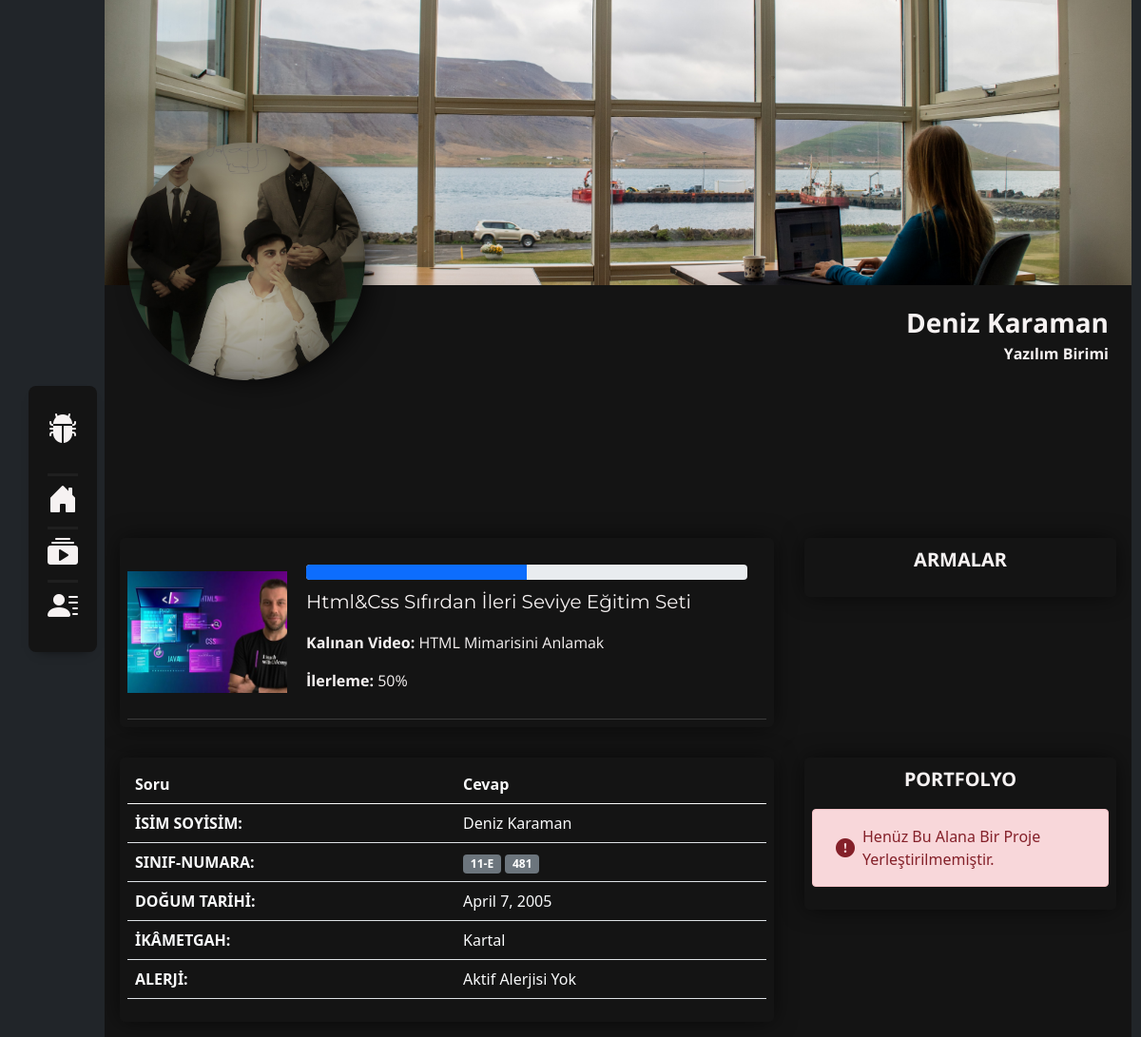
Page /hesap/profil/ (signed in) on the committed database.
### accounts/models.py (models this page shows, shortened)
class UserProfile(models.Model):
    name_surname = models.CharField(max_length=120, verbose_name="İsim ve Soyisim", default="AD SOYAD")
    unitname = models.CharField(max_length=60, verbose_name="Bulunulan Birim", default="BİRİM İSMİ")
    pfp = models.ImageField(upload_to="userpfp/", default="userpfp/frzallogo.png")
    classname = models.CharField(max_length=50, verbose_name="Okul Sınıfı")
    schoolno = models.IntegerField(verbose_name="Okul Numarası")
    birthday = models.DateField(verbose_name="Doğum Tarihi")
    place = models.CharField(max_length=120, verbose_name="Yaşadığı Anlık Yer")
    allergy = models.CharField(max_length=120, verbose_name="Alerji Durumu")
    user = models.OneToOneField(User, on_delete=models.CASCADE, primary_key=True, related_name="accprofile")
    arma = models.ManyToManyField(Arma, blank=True)
    lecturelist = models.ManyToManyField(CourseList, blank=True)
    complatedvideo = models.ManyToManyField(CourseVideo, blank=True)

### courses/models.py (models this page shows, shortened)
class CourseList(models.Model):
    title = models.CharField(max_length=120, verbose_name="Kurs Listesi İsmi", default="Yeni Kurs Listesi")
    desc = models.TextField(verbose_name="Eğitim Seti Açıklaması", default="Açıklama Eklenmemiştir!")
    banner = models.ImageField(verbose_name="Kurs Kapağını Yükleyiniz", upload_to="courselists/", default="courselists/wp1.jpg")
    slug = models.SlugField(max_length=200, unique=True, null=True)

class CourseVideo(models.Model):
    name = models.CharField(max_length=180, verbose_name="Video İsmi", default="Adlandırılmamış Video")
    slug = models.SlugField(max_length=200, unique=True, null=True)
    desc = models.TextField(verbose_name="Ders Açıklaması", default="Bu Ders İçin Açıklamaya Gerek Yoktur!")
    attach = models.URLField(verbose_name="İlgili Dosya Linki", default="", blank=True, null=True)
    driveid = models.CharField(max_length= 200, verbose_name="Video Drive Id", default="0000x")
    videoindex = models.IntegerField(verbose_name="Oynatma Listesi Index Sırası", default=999)
    courselist = models.ForeignKey(CourseList, on_delete=models.CASCADE, default="", related_name="video_plist")

### accounts/views.py (the view)
# urls.py: path("profil/", views.hesap_profil, name="profile"),
def hesap_profil(request):
    current_user = request.user
    return render(request, 'profil.html')

### accounts/templatetags/profileproc.py (called while the page is built)
@register.filter(name='nextvideo')
def nextVideo(plist_slug, userprofile):
    userwatched = userprofile.complatedvideo.all().values_list('id', flat=True)
    allvideos = CourseVideo.objects.filter(courselist__slug=plist_slug).values_list('id', flat=True)
    lastlist =  list(set(userwatched).intersection(allvideos))
    nextvideo_id = int(lastlist[-1])+1
    getnextvideo = CourseVideo.objects.get(pk=nextvideo_id)
    return getnextvideo.name

@register.filter(name='percent')
def percent(plist_slug, userprofile):
    userwatched = userprofile.complatedvideo.all().values_list('id', flat=True)
    allvideos_query = CourseVideo.objects.filter(courselist__slug=plist_slug).values_list('id', flat=True)
    lastlist =  list(set(userwatched).intersection(allvideos_query))
    allvideos = []
    for x in allvideos_query:
        allvideos.append(x)
    return str(int((len(lastlist)/len(allvideos))*100))

### templates/profil.html (shortened to what this page needs)
{% extends 'partials/_base.html' %}
{% load static %}
{% load profileproc %}
{% block content %}
    <section class="fpage d-flex justify-content-center justify-content-lg-end">
        <div class="content-frame">
            <div class="container-fluid p-0 bgc-4 clr-2 h-100 overflow-auto">
                <div class="profile-banner bannerbg" style="background: url({% static 'img/wp1.jpg' %});"></div>
                <div class="profile-name-pfp d-flex justify-content-lg-between flex-column flex-lg-row align-items-center align-items-lg-end">
                    <div class="pfp-circle mx-4"
                        style="background-image: url({{ user.accprofile.pfp.url }}); width: 250px !important; height: 250px;"></div>
                    <div class="accountcard-name py-3 px-4" style="height: fit-content !important;">
                        <span class="font-open fw-bolder text-center fs-3">{{ user.accprofile.name_surname }}</span>
                        <span class="font-open fw-bold fs-6 text-center text-lg-end">{{ user.accprofile.unitname }}</span>
                    </div>
                </div>
                <div class="container">
                    <div class="row">
                        <div class="col-12 col-lg-8 p-3">
                            <div class="main-cell">
                                {% for tknlec in user.accprofile.lecturelist.all %}
                                        <div class="profile-lesson-item flex-column flex-lg-row">
                                            <div class="profile-lesson-image bannerbg mb-4 mb-lg-0"
                                                style="background: url({{tknlec.banner.url}});"></div>
                                            <div class="profile-lesson-content">
                                                <div class="progress">
                                                    <div class="progress-value" style="--wvalue: {{tknlec.slug|percent:user.accprofile}}%;"></div>
                                                </div>
                                                <span class="font-mont fs-5 py-2">{{tknlec.title}}</span>
                                                <span class="font-open fs-6 py-2">
                                                    <b>Kalınan Video: </b>
                                                    {{tknlec.slug|nextvideo:user.accprofile}} </span>
                                                <span class="font-open fs-6 py-2">
                                                    <b> İlerleme: </b>
                                                     {{tknlec.slug|percent:user.accprofile}}% </span>
                                            </div>
                                        </div>
                                {% endfor %}
                            </div>
                        </div>
                        <div class="col-12 col-lg-4 p-3">
                            <div class="main-cell">
                                <div class="d-flex flex-column">
                                    <span class="font-noto text-center pb-3 fs-5 fw-bolder">ARMALAR</span>
                                </div>
                            </div>
                        </div>
                        <div class="col-12 col-lg-8 p-3">
                            <div class="main-cell">
                                <table class="table text-light">
                                    <thead>
                                        <tr>
                                            <th scope="col">Soru</th>
                                            <th scope="col">Cevap</th>
                                        </tr>
                                    </thead>
                                    <tbody>
                                        <tr>
                                            <th scope="row">İSİM SOYİSİM:</th>
                                            <td>{{ user.accprofile.name_surname }}</td>
                                        </tr>
                                        <tr>
                                            <th scope="row">SINIF-NUMARA:</th>
                                            <td> <b class="badge bg-secondary"> {{ user.accprofile.classname }} </b> <b class="badge bg-secondary"> {{ user.accprofile.schoolno }} </b></td>
                                        </tr>
                                        <tr>
                                            <th scope="row">DOĞUM TARİHİ:</th>
                                            <td>{{ user.accprofile.birthday }}</td>
                                        </tr>
                                        <tr>
                                            <th scope="row">İKÂMETGAH:</th>
                                            <td>{{ user.accprofile.place }}</td>
                                        </tr>
                                        <tr>
                                            <th scope="row">ALERJİ:</th>
                                            <td>{{ user.accprofile.allergy }}</td>
                                        </tr>
                                    </tbody>
                                </table>
                            </div>
                        </div>
                        <div class="col-12 col-lg-4 p-3">
                            <div class="main-cell">
                                <div class="d-flex flex-column">
                                    <span class="font-noto text-center pb-3 fs-5 fw-bolder">PORTFOLYO</span>
                                    <div class="alert alert-danger d-flex align-items-center" role="alert">
                                        <i class="bi bi-exclamation-circle-fill fs-5 px-2"></i>
                                        <div>
                                            Henüz Bu Alana Bir Proje Yerleştirilmemiştir.
                                        </div>
                                    </div>
                                </div>
                            </div>
                        </div>
                    </div>
                </div>
            </div>
        </div>
    </section>
{% endblock %}

### templates/partials/_base.html
{% load static %}
{% include 'partials/_head.html' %}
{% block content %}
{% endblock %}
{% include 'partials/_footer.html' %}

### templates/partials/_head.html (shortened to what this page needs)
{% load static %}
<!DOCTYPE html>
<html lang="en">
<head>
    <link rel="stylesheet" href="{% static 'css/style.css' %}">
    <link rel="stylesheet" href="{% static 'css/bootstrap.min.css' %}">
    <link rel="stylesheet" href="https://cdn.jsdelivr.net/npm/bootstrap-icons@1.7.2/font/bootstrap-icons.css">
    <link rel="stylesheet" href="https://cdn.plyr.io/3.6.12/plyr.css">
</head>
<body class="bg-dark">
    <aside class="sidebar d-none d-lg-block">
        <div class="mb-4"> <i class="bi bi-bug-fill"></i> </div>
        <div class="sidebar-item"> <a href="{% url 'index' %}"><i class="bi bi-house-door-fill"></i> </a> </div>
        <div class="sidebar-item"> <a href="{% url 'dersler' %}"><i class="bi bi-collection-play-fill"></i> </a> </div>
        <div class="sidebar-item"> <a href="{% url 'kullanicilar' %}"><i class="bi bi-person-lines-fill"></i> </a> </div>
    </aside>

### templates/partials/_footer.html (shortened to what this page needs)
{% load static %}
</body>
</html>

### static/css/style.css (style rules this page uses)
:root { --font-ubuntu: "Ubuntu", sans-serif; --font-open: "Open Sans", sans-serif; --font-noto: "Noto Sans", sans-serif; --font-mont: "Montserrat", sans-serif; --c1: #d9d9d9; --c2: #f6f2f2; --c3: #1F1F1F; --c4: #141414; --c5: #0d6dfd; }
.font-open { font-family: var(--font-open); }
.font-noto { font-family: var(--font-noto); }
.font-mont { font-family: var(--font-mont); }
.bgc-4 { background-color: var(--c4); }
.clr-2 { color: var(--c2); }
.fpage { width: 100vw; height: 100vh; }
.bannerbg { background-position: center center !important; background-repeat: no-repeat !important; background-size: cover !important; }
.progress { background: rgba(255,255,255,0.1); justify-content: flex-start; border-radius: 2%; align-items: center; position: relative; display: flex; height: 40px; width: 100%; }
.progress-value { animation: load 3s normal forwards; box-shadow: 0 10px 40px -10px #fff; border-radius: 2%; background: var(--c5); height: 30px; width: var(--wvalue); }
.sidebar { width: fit-content; height: fit-content; border-radius: 8px; margin: 0 30px; padding: 20px; top: 50%; transform: translateY(-50%); position: fixed; background-color: var(--c4); font-size: 24pt; color: var(--c2) !important; -webkit-box-shadow: 0px 6px 12px -10px #000000; box-shadow: 0px 6px 12px -10px #000000; }
.sidebar-item { padding-bottom: 5px; border-top: solid 3px var(--c3); }
.sidebar-item > a { color: var(--c2) !important; }
.content-frame { width: 90%; min-height: 100%; margin-right: 10px; overflow: auto; }
.main-cell { width: 100%; border-radius: 5px; background-color: var(--c4); color: var(--c2); -webkit-box-shadow: 0px 0px 25px -2px rgba(0,0,0,0.66); -moz-box-shadow: 0px 0px 25px -2px rgba(0,0,0,0.66); box-shadow: 0px 0px 25px -2px rgba(0,0,0,0.66); padding: 8px; }
.pfp-circle { height: 100%; width: 160px; border-radius: 100%; background-position: center center !important; background-size: cover !important; background-repeat: no-repeat !important; -webkit-box-shadow: 0px 6px 12px -10px #000000; box-shadow: 10px 6px 30px -10px #000000; }
.accountcard-name { height: 25%; padding: 5px; display: flex; flex-direction: column; }
.profile-banner { width: 100%; height: 300px; }
.profile-name-pfp { width: 100%; height: fit-content; position: relative; top: -150px; }
.profile-lesson-item { display: flex; align-items: center; width: 100%; padding: 20px 0; height: fit-content; border-bottom: solid 0.3px rgba(220, 220, 220, 0.2) ; }
.profile-lesson-image { height: 128px; width: 25%; }
.profile-lesson-content { display: flex; flex-direction: column; padding: 0 20px; width: 75%; }
@media only screen and (min-width: 1200px) and (max-width: 1399.98px) { .fpage { width: 100vw; height: 100vh; } }

### rows in the picture
CourseList: banner (picture), title "Html&Css Sıfırdan İleri Seviye Eğitim Seti", slug|nextvideo "HTML Mimarisini Anlamak", slug|percent "50"

### other values in the picture
{{ user.accprofile.name_surname }} "Deniz Karaman"
{{ user.accprofile.unitname }} "Yazılım Birimi"
{{ user.accprofile.classname }} "11-E"
{{ user.accprofile.schoolno }} "481"
{{ user.accprofile.birthday }} "April 7, 2005"
{{ user.accprofile.place }} "Kartal"
{{ user.accprofile.allergy }} "Aktif Alerjisi Yok"
